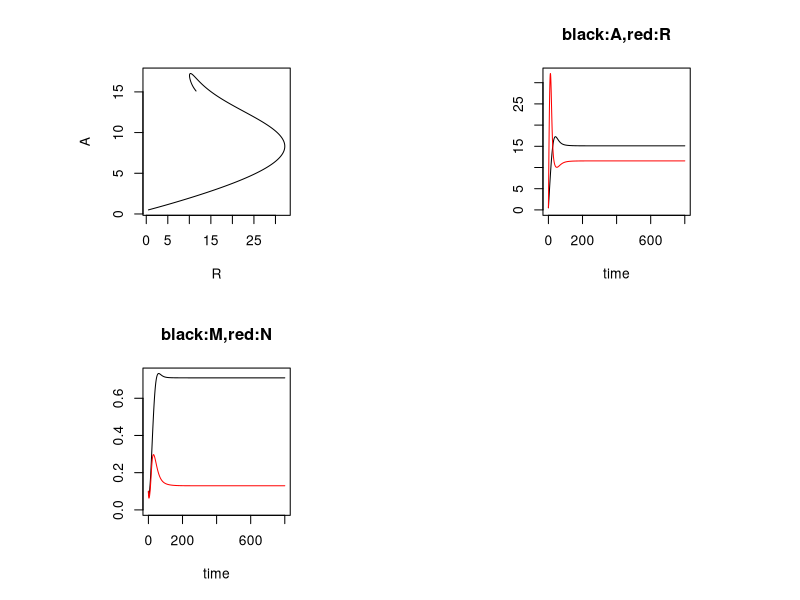

Reproduce this figure in R.
library(deSolve)

ARMN_model<-function(t,states,params){
  with(as.list(c(states,params)),{
   
    pM<- M/(M+N) #proportion of mutualist
    F_MN<- u*(M/(KA+M))*(pM/(1-f+(f*pM))) #saturating function
    CM<- (eM*aM*R) + (A/((M+N)*(1-f+(f*pM)))) #carbon consumed by M
    CN<- (eN*aN*R) + ((A*(1-f))/((M+N))*(1-f+(f*pM))) #carbon consumed by N
    
    #rate of change
    dA<- 1-ps-(A*F_MN)
    dR<- D-(aM*R*M)-(aN*R*N)
    dM<- (((bmax*(1-s)*CM)/(KM+CM))- d)*M
    dN<- (((bmax*CN)/(KN+CN))-d)*N
   
    #return the change
    list(c(dA,dR,dM,dN))
  }
  )
}

states<-c(A=0.5,R=0.5,M=0.1,N=0.1) # initial values of 4 state variables
                       # A = allocation rate of C, unit mass C/time
                       # R = length of uncolonized roots
                       # M = density of mutualist
                       # N = density of non-mutualist

t<-seq(from=0,to=800,by=0.01) # times for simulation

#parameters
params<-c(ps=0.3,  #concentration of soil phosphorous available for plant
          u=0.4,  #phosphorous uptake per unit of A ??unit
          KA=5, # half saturation constant for A
          f=0.6,  # fidelity of plant allocation to mutualist
          D=5,  # base root growth rate
          aM=0.5, # colonization rate of new roots by M
          aN=0.6, # colonization rate of new roots by N
          eM=0.5, # plant's efficiency to give resources to mutualist
          eN=0.5, # and non-mutualist eM should be equal to eN
          bmax=0.8, # max growth rate for symbionts
          s=0.1, # cost of mutualism
          KM=10, # half saturation constant for M
          d=0.5, # death rate for symbionts
          KN=6  # half saturation constant for N
)

out<-ode(y=states,times=t,func=ARMN_model,parms=params,method="rk4")
out<-as.data.frame(out)

op<-par(mfrow=c(2,2),pty="s")

plot(out$R,out$A,type="l",xlab="R",ylab="A")

ylm<-max(out$A,out$R)
plot(out$time,out$A,type="l",xlab="time",ylab="",ylim=c(0,ylm),main="black:A,red:R")
lines(out$time,out$R,col="red")

ylm<-max(out$M,out$N)
plot(out$time,out$M,type="l",xlab="time",ylab="",ylim=c(0,ylm),main="black:M,red:N")
lines(out$time,out$N,col="red")
par(op)


#==============================
